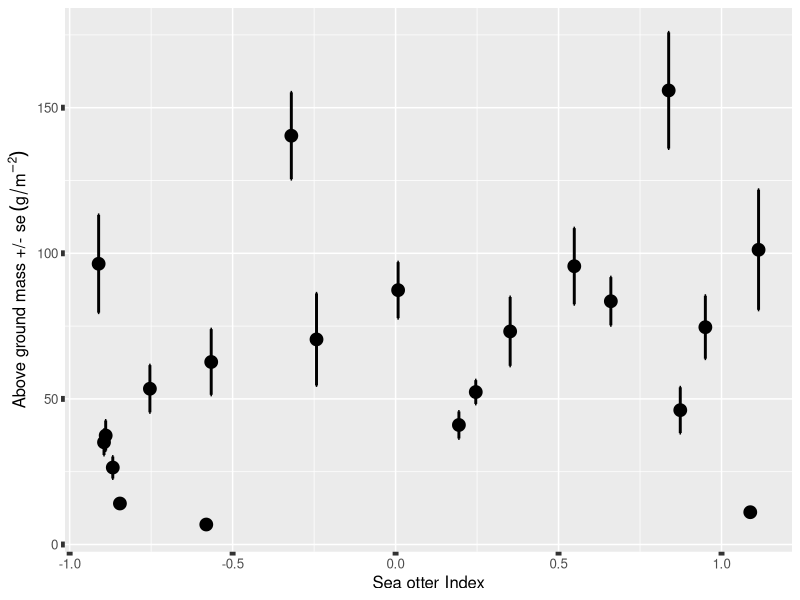
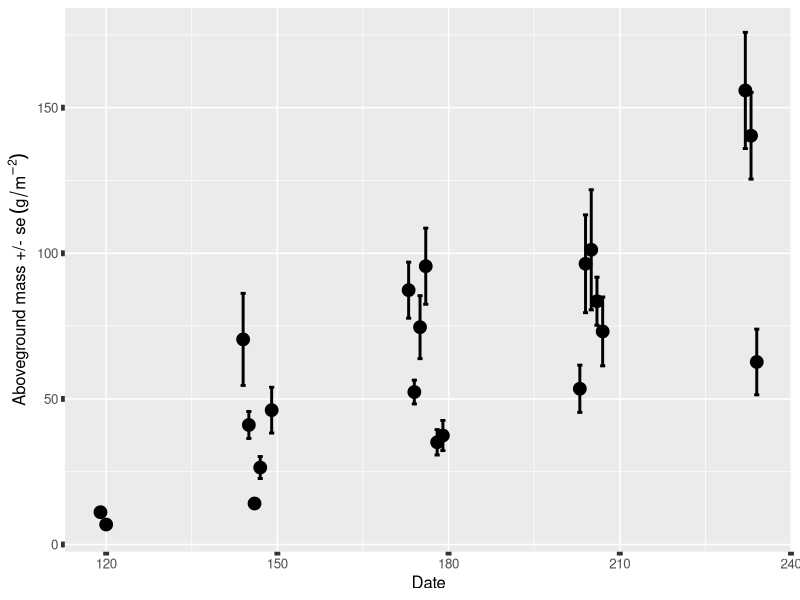
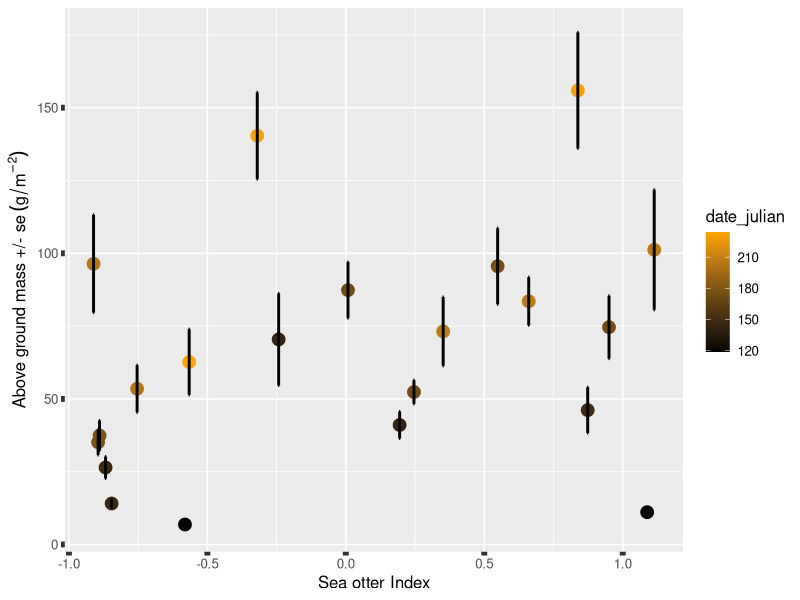

The R script that drew these images, in order:
## ---- chunk 1
library(dplyr)
library(ggplot2)
## ---- chunk 2
eg.dat <- read.csv("../ALL_DATA/eelgrass_and_grazer_2017_derived.csv", stringsAsFactors = FALSE, header = TRUE)

str(eg.dat)
## ---- chunk 3
ggplot(eg.dat) +
  geom_point(aes(x = sea_otter_index, y = abvgnd_mass), size = 4) +
  geom_errorbar(aes(x = sea_otter_index, ymin = abvgnd_mass - abvgnd_mass_se, ymax = abvgnd_mass + abvgnd_mass_se), size = 1) +
  labs(x = "Sea otter Index", y = bquote('Above ground mass +/- se' ~(g/m^-2))) +
  theme(text = element_text(size = 12), axis.ticks = element_line(size = 2))

ggplot(eg.dat) +
  geom_errorbar(aes(x = date_julian, ymin = abvgnd_mass - abvgnd_mass_se, ymax = abvgnd_mass + abvgnd_mass_se), size = 1) +
  geom_point(aes(x = date_julian, y = abvgnd_mass), size = 4) +
  labs(x = "Date", y = bquote('Aboveground mass +/- se' ~(g/m^-2))) +
  theme(text = element_text(size = 12), axis.ticks = element_line(size = 2))

ggplot(eg.dat) +
  geom_point(aes(x = sea_otter_index, y = abvgnd_mass, col = date_julian), size = 4) +
  geom_errorbar(aes(x = sea_otter_index, ymin = abvgnd_mass - abvgnd_mass_se, ymax = abvgnd_mass + abvgnd_mass_se), size = 1) +
  scale_color_gradient(low = "black", high = "orange") +
  labs(x = "Sea otter Index", y = bquote('Above ground mass +/- se' ~(g/m^-2))) +
  theme(text = element_text(size = 12), axis.ticks = element_line(size = 2))
